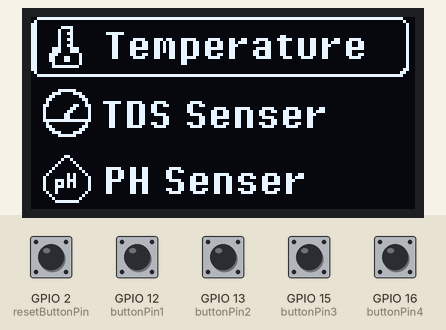
Simulated run of this sketch. Board: ESP32. On the bench: 128×64 one-colour display. The inputs (shaded band) are chosen by the test bench; at power-on: GPIO 2 (resetButtonPin), GPIO 12 (buttonPin1), GPIO 13 (buttonPin2), GPIO 15 (buttonPin3), GPIO 16 (buttonPin4) HIGH. WiFi joins after 1.5 s; servers stay silent unless stated; no radio packets arrive unless stated; what the sketch prints to the serial monitor is not drawn.

Above: at 5.0 s.
5.1 s: GPIO 13 (buttonPin2) pulled LOW for 0.15 s
At 6.1 s:
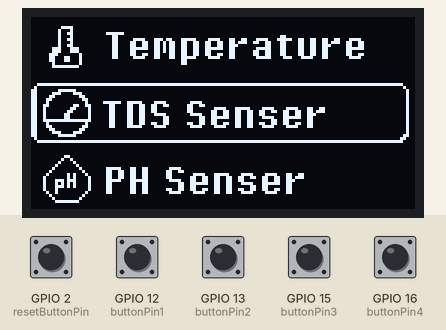
6.7 s: GPIO 15 (buttonPin3) pulled LOW for 0.15 s
At 7.3 s:
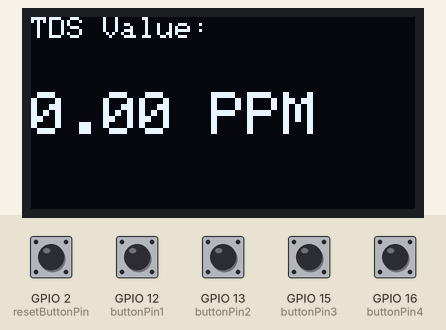
9.8 s: GPIO 16 (buttonPin4) pulled LOW for 0.15 s
At 10.5 s:
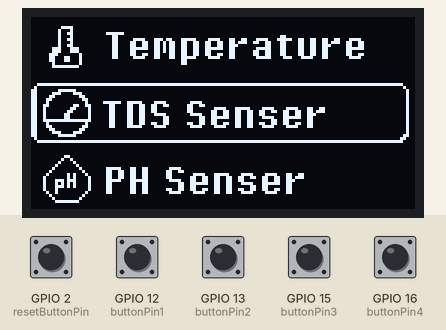
11.4 s: GPIO 13 (buttonPin2) pulled LOW for 1 s
At 12.1 s:
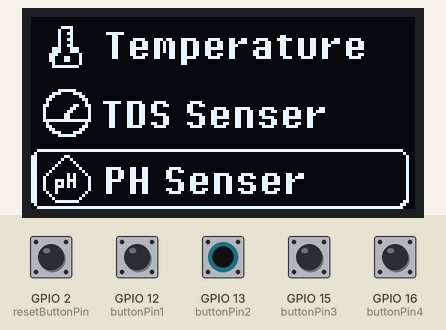
13.9 s: GPIO 15 (buttonPin3) pulled LOW for 1 s
At 15.2 s:
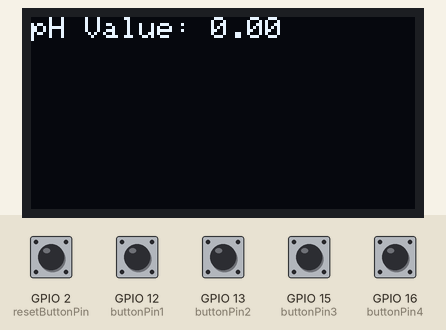
Timing chart, 0 to 16.9 s (numbered marks = the images above; inputs shaded):
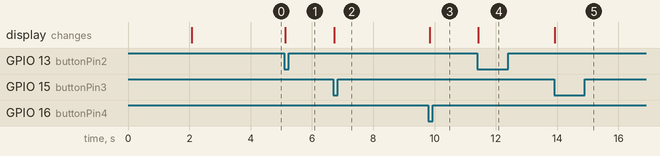

Measured:
- after the input at 5.1 s, the display: changes at once (image 1)
- after the input at 6.7 s, the display: changes at once (image 2)
- after the input at 9.8 s, the display: changes after 0.05 s (image 3)
- after the input at 11.4 s, the display: changes at once (image 4)
- after the input at 13.9 s, the display: changes at once (image 5)

The sketch:

master_demo.ino
```cpp
#include <SPI.h>
#include <LoRa.h>
#include <Wire.h>
#include <Adafruit_GFX.h>
#include <Adafruit_SH110X.h>
#include <Adafruit_SH110X.h>
#include "image.h"
#include <WiFi.h>
#include "config.h"
#include "ThingSpeak.h"  // always include thingspeak header file after other header files and custom macros
#include <BlynkSimpleEsp32.h>
#define ss 5
#define rst 14
#define dio0 32
float temperature, tdsValue, pHValue;  // Khai báo các biến lưu trữ dữ liệu nhận được
#define SCREEN_WIDTH 128
#define SCREEN_HEIGHT 64
#define i2c_Address 0x3c
Adafruit_SH1106G display(SCREEN_WIDTH, SCREEN_HEIGHT, &Wire, -1);
const int resetButtonPin = 2;
const int buttonPin1 = 12;
const int buttonPin2 = 13;
const int buttonPin3 = 15;
const int buttonPin4 = 16;

const int numImages = 3;
const unsigned long imageDuration = 2000;
unsigned long previousImageMillis = 0;
int currentImageIndex = 0;
int pagedata = 0;

WiFiClient client;  //connect wifi

String Incoming = "";
String Message = "";

byte LocalAddress = 0x01;
byte Destination_ESP32_Slave_1 = 0x02;

unsigned long previousMillis_SendMSG = 0;
const long interval_SendMSG = 1000;

unsigned long previousMillis_SendThinkSpeak = 0;
const long interval_SendThinkSpeak = 10000;

byte Slv = 0;
volatile bool button4Pressed = false;
void sendMessage(String Outgoing, byte Destination) {
  LoRa.beginPacket();
  LoRa.write(Destination);
  LoRa.write(LocalAddress);
  LoRa.write(Outgoing.length());
  LoRa.print(Outgoing);
  LoRa.endPacket();
}
void resetESP32() {
  ESP.restart();  // Hàm khởi động lại ESP32
}
void button4ISR() {
  button4Pressed = true;
}
/////////////////////////////
void displaySensorData() {
  if (Incoming.startsWith("SL1,")) {
    // Parse received sensor data
    int comma1 = Incoming.indexOf(',');
    int comma2 = Incoming.indexOf(',', comma1 + 1);

    // String pHStr = Incoming.substring(comma1 + 1, comma2);
    String tempStr = Incoming.substring(comma2 + 1, Incoming.lastIndexOf(','));
    String tdsStr = Incoming.substring(Incoming.lastIndexOf(',') + 1);

    // pHValue = pHStr.toFloat();
    temperature = tempStr.toFloat();
    tdsValue = tdsStr.toFloat();
    send_data_to_server(temperature,tdsValue);
  }
}
void Nhietdo() {
  display.clearDisplay();
  // Set text size to 1 for the "Temperature:" label
  display.setTextSize(1);
  display.setTextColor(SH110X_WHITE);
  display.setCursor(0, 0);
  display.println("Temperature:");
  // Set a larger text size (e.g., 3) for the temperature value
  display.setTextSize(3);
  // Move the cursor down to align with the larger text
  display.setCursor(0, 25);
  // Display only the temperature value in a larger text size +
  display.println(String(temperature) + " C");
  display.display();
}
void TDS() {
  display.clearDisplay();
  display.setTextSize(1);
  display.setTextColor(SH110X_WHITE);
  display.setCursor(0, 0);
  display.println("TDS Value: ");
  display.setTextSize(2);
  // Move the cursor down to align with the larger text
  display.setCursor(0, 25);
  // Display only the temperature value in a larger text size + String(tdsValue)
  display.println(String(tdsValue) + " PPM");
  display.display();
}
void ph() {
  display.clearDisplay();
  display.setTextSize(1);
  display.setTextColor(SH110X_WHITE);
  display.setCursor(0, 0);
  display.println("pH Value: " + String(pHValue));
  display.display();
}

////////////////////////////

void onReceive(int packetSize) {
  if (packetSize == 0) return;

  int recipient = LoRa.read();
  byte sender = LoRa.read();
  byte incomingLength = LoRa.read();

  Incoming = "";

  while (LoRa.available()) {
    Incoming += (char)LoRa.read();
  }

  if (incomingLength != Incoming.length()) {
    Serial.println("error: message length does not match length");
    return;
  }

  if (recipient != LocalAddress) {
    Serial.println("This message is not for me.");
    return;
  }

  Serial.println("Received from: 0x" + String(sender, HEX));
  Serial.println("Message: " + Incoming);
}
///////////////////////////////
void changeImage(int &newIndex) {
  display.clearDisplay();

  switch (newIndex) {
    case 0:
      display.drawBitmap(0, 0, image_data_nhietdo, 128, 64, 1);
      break;
    case 1:
      display.drawBitmap(0, 0, image_data_TDS, 128, 64, 1);
      break;
    case 2:
      display.drawBitmap(0, 0, image_data_PH, 128, 64, 1);
      break;
    default:
      break;
  }

  display.display();
}

void handleButtonPress() {
  int buttonState1 = digitalRead(buttonPin1);
  int buttonState2 = digitalRead(buttonPin2);

  static int lastButtonState1 = HIGH;
  static int lastButtonState2 = HIGH;

  if (buttonState1 != lastButtonState1 && buttonState1 == LOW && pagedata != 1) {
    if (currentImageIndex > 0) {
      currentImageIndex--;
      if (currentImageIndex < 0) {
        currentImageIndex = 0;
      }
    }
    Serial.println(currentImageIndex);
    changeImage(currentImageIndex);
  }

  if (buttonState2 != lastButtonState2 && buttonState2 == LOW && pagedata != 1) {
    if (currentImageIndex <= numImages - 1) {
      currentImageIndex++;
      if (currentImageIndex > 2) {
        currentImageIndex = 2;
      }
    }
    Serial.println(currentImageIndex);
    changeImage(currentImageIndex);
  }

  lastButtonState1 = buttonState1;
  lastButtonState2 = buttonState2;
}

void handleSelectAndExitButtons() {
  int buttonState3 = digitalRead(buttonPin3);
  static int lastButtonState3 = HIGH;
  if ((buttonState3 != lastButtonState3 && buttonState3 == LOW) || pagedata == 1) {
    pagedata = 1;
    if (currentImageIndex == 0) {
      Nhietdo();
    } else if (currentImageIndex == 1) {
      TDS();
    } else if (currentImageIndex == 2) {
      ph();
    }
  }
  // int buttonState4 = digitalRead(buttonPin4);
  // static int lastButtonState4 = HIGH;
  // if (buttonState3 != lastButtonState3 && buttonState3 == LOW) {
  //   changeImage(currentImageIndex);
  //   pagedata == 0;
  // }
  lastButtonState3 = buttonState3;
  // lastButtonState4 = buttonState4;
}
void setup_wifi() {
  WiFi.mode(WIFI_STA);
  ThingSpeak.begin(client);  // Initialize ThingSpeak
  Blynk.begin(BLYNK_AUTH_TOKEN, SSID, PASS);//Init Blynk
}

void setup() {
  Serial.begin(115200);

  LoRa.setPins(ss, rst, dio0);

  if (!LoRa.begin(433E6)) {
    Serial.println("LoRa init failed. Check your connections.");
    while (true)
      ;
  }
  Serial.println("LoRa init succeeded");

  pinMode(resetButtonPin, INPUT_PULLUP);
  pinMode(buttonPin1, INPUT_PULLUP);
  pinMode(buttonPin2, INPUT_PULLUP);
  pinMode(buttonPin3, INPUT_PULLUP);
  pinMode(buttonPin4, INPUT_PULLUP);
  attachInterrupt(digitalPinToInterrupt(buttonPin4), button4ISR, FALLING);
  if (!display.begin(i2c_Address, true)) {
    Serial.println(F("SSD1306 allocation failed"));
    for (;;)
      ;
  }
  delay(2000);
  display.clearDisplay();
  display.drawBitmap(0, 0, image_data_nhietdo, 128, 64, 1);
  display.display();
  previousImageMillis = millis();
  setup_wifi();
}

void sendToSlave() {
  unsigned long currentMillis_SendMSG = millis();

  if (currentMillis_SendMSG - previousMillis_SendMSG >= interval_SendMSG) {
    previousMillis_SendMSG = currentMillis_SendMSG;

    Slv++;
    if (Slv > 2) Slv = 1;

    Message = "SDS" + String(Slv);

    if (Slv == 1) {
      Serial.println();
      Serial.print("Send message to ESP32 Slave " + String(Slv));
      Serial.println(" : " + Message);
      sendMessage(Message, Destination_ESP32_Slave_1);
    }
  }
}
void connect_wifi() {
  int statusCode = 0;
  // Connect or reconnect to WiFi
  if (WiFi.status() != WL_CONNECTED) {
    Serial.print("Attempting to connect to SSID: ");
    Serial.println(SSID);
    while (WiFi.status() != WL_CONNECTED) {
      WiFi.begin(SSID, PASS);  // Connect to WPA/WPA2 network. Change this line if using open or WEP network
      Serial.print(".");
      delay(5000);
    }
    Serial.println("\nConnected");
  }
}
void send_data_to_server(float nhietdo, float doam) {
  unsigned long currentMillis_SendThinkSpeak = millis();

  if (currentMillis_SendThinkSpeak - previousMillis_SendThinkSpeak >= interval_SendThinkSpeak) {
    previousMillis_SendThinkSpeak = currentMillis_SendThinkSpeak;

    //For ThingSpeak
    // set the fields with the values
    ThingSpeak.setField(NHIETDO_FIELD, nhietdo);
    ThingSpeak.setField(DOAM_FIELD, doam);
    ThingSpeak.setStatus("Ok");
    int x = ThingSpeak.writeFields(CH_ID_DEMO, CH_API_WRITE_KEY);
    if (x == 200) {
      Serial.println("Channel update successful.");
    } else {
      Serial.println("Problem updating channel. HTTP error code " + String(x));
    }

    //For Blink
    Blynk.run();
    Blynk.virtualWrite(V0, nhietdo);
    Blynk.virtualWrite(V1, doam);
  }
}

void loop() {
  sendToSlave();
  onReceive(LoRa.parsePacket());
  displaySensorData();
  handleButtonPress();
  handleSelectAndExitButtons();  // Add this function call to handle select and exit buttons
  if (digitalRead(resetButtonPin) == LOW) {
    resetESP32();
  }
  if (button4Pressed) {
    pagedata = 0;
    changeImage(currentImageIndex);  // Gọi hàm thay đổi hình ảnh
    button4Pressed = false;          // Đặt biến cờ về lại false để chuẩn bị cho lần nhấn tiếp theo
  }
  connect_wifi();
}
```

config.h
```cpp
// Use this file to store all of the private credentials
// and connection details

#define SSID "Openlab_Guest"		// replace MySSID with your WiFi network name
#define PASS "123456789a0"	// replace MyPassword with your WiFi password

//For ThingSpeak
#define CH_ID_DEMO 2342884
#define CH_API_WRITE_KEY "FCDLGDNQD89HSH4X"

#define NHIETDO_FIELD 1
#define DOAM_FIELD 2

//ForBlynk
#define BLYNK_TEMPLATE_ID "TMPL6AGdXCDmF"
#define BLYNK_TEMPLATE_NAME "HienThiNhietDoVaDoMan"
#define BLYNK_AUTH_TOKEN "QGeVOGMxbdacTP8ulU3xHtDJssVSAMsM"
```

Source omitted: image.h (data table, 18950 bytes)
